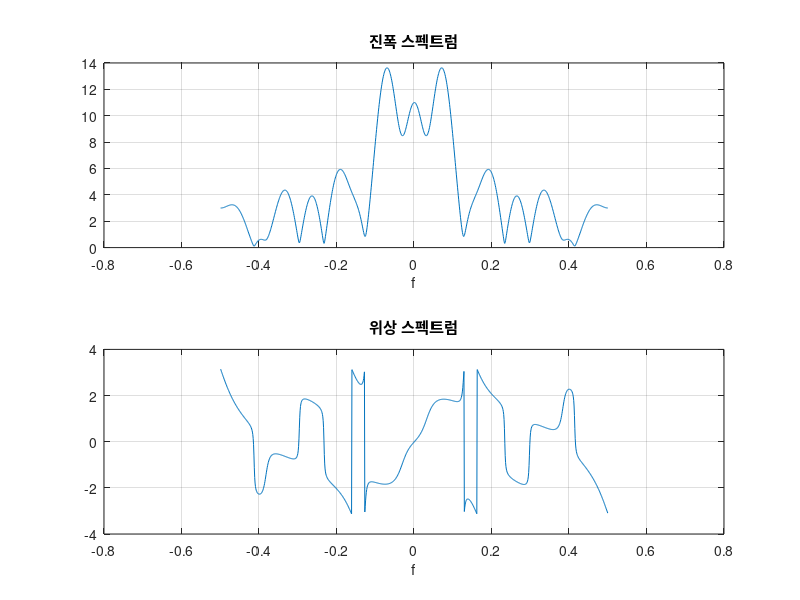
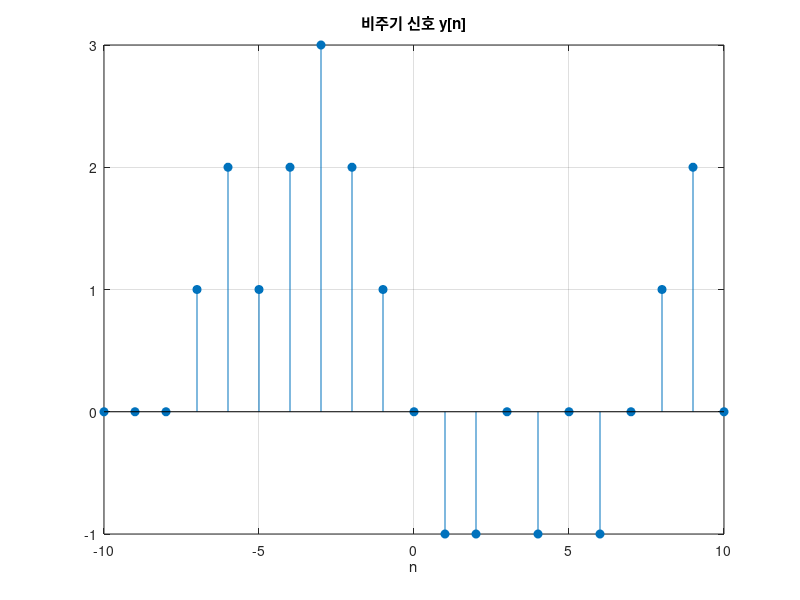

Write MATLAB code to recreate these figures, in order.
%% DTFT_Inverse.m
% 주기 신호의 한 주기를 비주기 신호 y[n]으로 보고
%   1) 영채우기 후 FFT로 DTFT 스펙트럼을 근사하고
%   2) IFFT로 다시 시간 영역 신호를 복원한다.
% n < 0 구간은 FFT 배열의 뒤쪽에 배치한다 (DFT의 주기성).

clc; clear; close all;

% 파라미터
N  = 1024;                                      % FFT 길이 (영채우기 포함)
df = 1 / N;
f  = df * (-N/2 + 1 : N/2);                     % 정규화 주파수 축

% 시간 신호 (n = -8 부터)
x = [0 1 2 1 2 3 2 1 0 -1 -1 0 -1 0 -1 0 1 2 1];

% 영채우기: n >= 0 은 앞쪽, n < 0 은 뒤쪽
xa = zeros(1, N);
xa(1 : 10)    = x(9 : 18);                      % n = 0 ~ 9
xa(N-7 : N)   = x(1 : 8);                       % n = -8 ~ -1

% FFT
Xf  = fft(xa);
Xfr = fftshift(Xf);

% 스펙트럼 그리기
figure(1);

subplot(2, 1, 1);
plot(f, abs(Xfr));
title('진폭 스펙트럼'); xlabel('f'); grid on;

subplot(2, 1, 2);
plot(f, angle(Xfr));
title('위상 스펙트럼'); xlabel('f'); grid on;

% IFFT로 복원
yn = ifft(Xf);
y  = [yn(N-9 : N), yn(1 : 11)];                 % n = -10 ~ 10 순서로 재배열

n = -10 : 10;
figure(2);
stem(n, real(y), 'filled');
title('비주기 신호 y[n]'); xlabel('n'); grid on;
